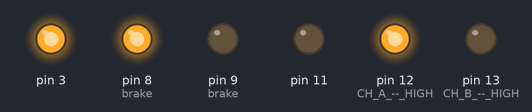
Bench run of a sketch on a simulated Arduino Uno, built with avr-gcc and run on an emulated ATmega328P. On the bench: output pins drawn as LEDs (lit = HIGH).

Above: at 0.15 s.
At 0.75 s:
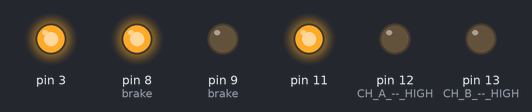
At 1.05 s:
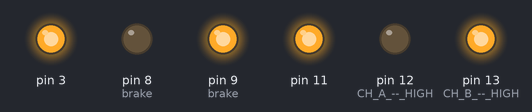
At 1.65 s:
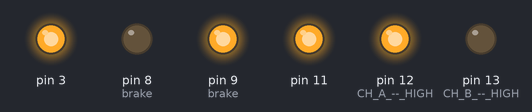
At 2.55 s:
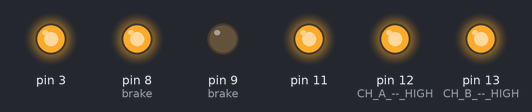
Timing chart, 0 to 3.0 s (numbered marks = the images above):
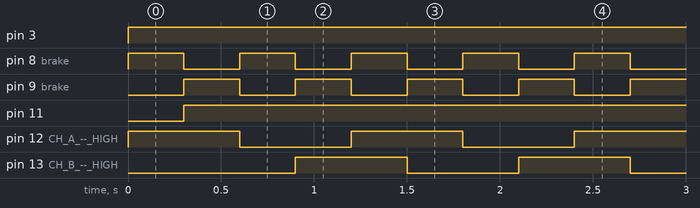

Measured:
- by itself, pin 3: LOW → HIGH at 0.00 s
- by itself, pin 8 (brake), pin 9 (brake): alternates HIGH for 0.30 s and LOW for 0.30 s
- by itself, pin 11: LOW → HIGH at 0.30 s
- by itself, pin 12 (CH_A_--_HIGH), pin 13 (CH_B_--_HIGH): alternates HIGH for 0.60 s and LOW for 0.60 s

The sketch:

Turn_in_One_Direction_then_another.ino
```cpp
/*************************************************************
Motor Shield Stepper Demo
by Randy Sarafan

For more information see:
http://www.instructables.com/id/Arduino-Motor-Shield-Tutorial/

*************************************************************/

int delaylegnth = 300;

void setup() {

  //establish motor direction toggle pins
  pinMode(12, OUTPUT); //CH A -- HIGH = forwards and LOW = backwards???
  pinMode(13, OUTPUT); //CH B -- HIGH = forwards and LOW = backwards???

  //establish motor brake pins
  pinMode(9, OUTPUT); //brake (disable) CH A
  pinMode(8, OUTPUT); //brake (disable) CH B


}

void loop(){

  digitalWrite(9, LOW);  //ENABLE CH A
  digitalWrite(8, HIGH); //DISABLE CH B

  digitalWrite(12, HIGH);   //Sets direction of CH A
  analogWrite(3, 255);   //Moves CH A

  delay(delaylegnth);

  digitalWrite(9, HIGH);  //DISABLE CH A
  digitalWrite(8, LOW); //ENABLE CH B

  digitalWrite(13, LOW);   //Sets direction of CH B
  analogWrite(11, 255);   //Moves CH B

  delay(delaylegnth);

  digitalWrite(9, LOW);  //ENABLE CH A
  digitalWrite(8, HIGH); //DISABLE CH B

  digitalWrite(12, LOW);   //Sets direction of CH A
  analogWrite(3, 255);   //Moves CH A

  delay(delaylegnth);

  digitalWrite(9, HIGH);  //DISABLE CH A
  digitalWrite(8, LOW); //ENABLE CH B

  digitalWrite(13, HIGH);   //Sets direction of CH B
  analogWrite(11, 255);   //Moves CH B

  delay(delaylegnth);

}
```
